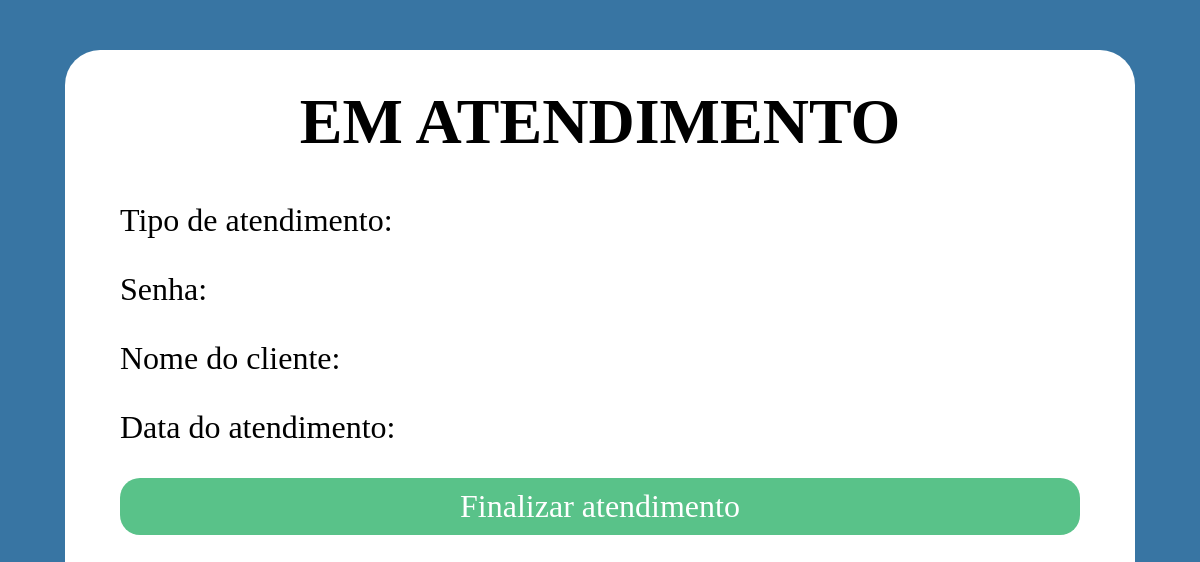
Page /em-atendimento/118/ (signed in) on the earlier database version.
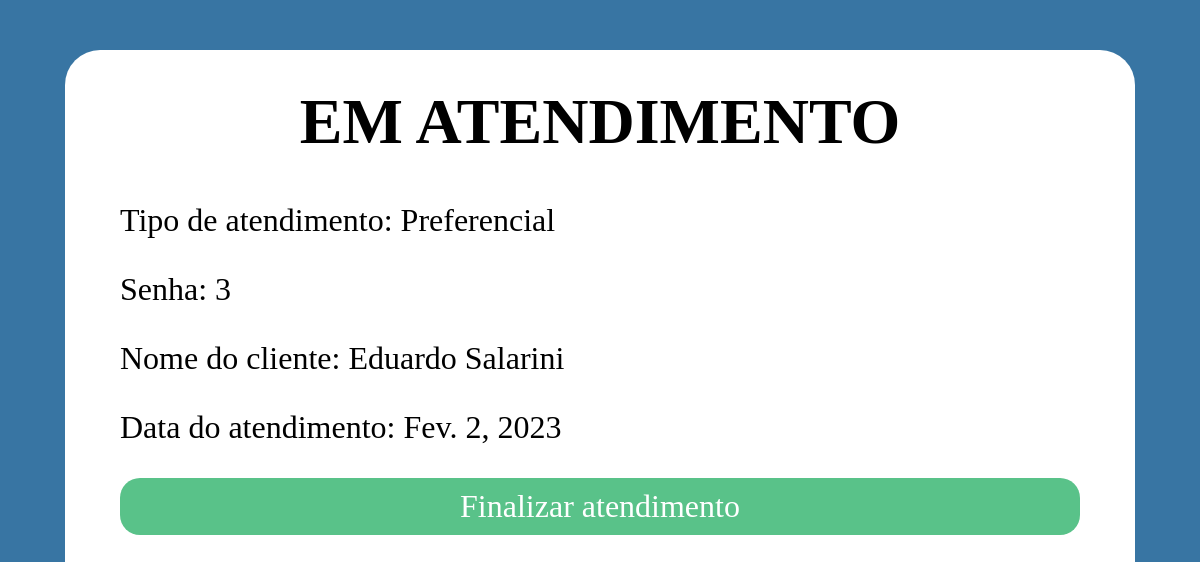
Same page on the later database version.
### atendimento/models.py (models this page shows, shortened)
class Atendimento(models.Model):
    nome_cliente = models.CharField(max_length=255, verbose_name='Digite seu nome')
    data_atendimento = models.DateField(auto_now_add=True)
    status_atendimento = models.CharField(max_length=255, default='fila')
    numero_senha = models.IntegerField()
    atendente = models.ForeignKey(Atendente, on_delete=models.PROTECT, null=True,blank= True)
    tipo_atendimento = models.ForeignKey(TipoAtendimento, on_delete=models.CASCADE)
    def emAtendimento(self):
        self.status_atendimento = 'em atendimento'
        self.save()

class TipoAtendimento(models.Model):
    prefixo = models.CharField(max_length=4)
    nome = models.CharField(max_length=100)
    descricao = models.CharField(max_length=255)

### atendimento/views.py (the view)
# urls.py: path('em-atendimento/<id>/', views.emAtendimento, name='em-atendimento'),
@login_required
def emAtendimento(request, id):
    try:
        atendimento = Atendimento.objects.get(id=id)
        atendimento.emAtendimento()
        context={
        'senha': atendimento,
        }
    except:
        context={
        'senha': '',
        }
    return render(request, 'em-atendimento.html', context)

### atendimento/templates/em-atendimento.html (shortened to what this page needs)
<div class="em-atendimento">
{% extends 'template.html' %}
{% block content %}
  <h1>EM ATENDIMENTO</h1>
  <p>Tipo de atendimento: {{ senha.tipo_atendimento.nome }}</p>
  <p>Senha: {{ senha.numero_senha }}</p>
  <p>Nome do cliente: {{ senha.nome_cliente }}</p>
  <p>Data do atendimento: {{ senha.data_atendimento }}</p>
  <a href="/finalizar-atendimento/{{senha.id}}/{{prefixo}}">Finalizar atendimento</a>
  {% endblock %}

Differences in the rows shown:
added Atendimento: tipo_atendimento.nome "Preferencial", numero_senha "3", nome_cliente "Eduardo Salarini", data_atendimento "Fev. 2, 2023"
